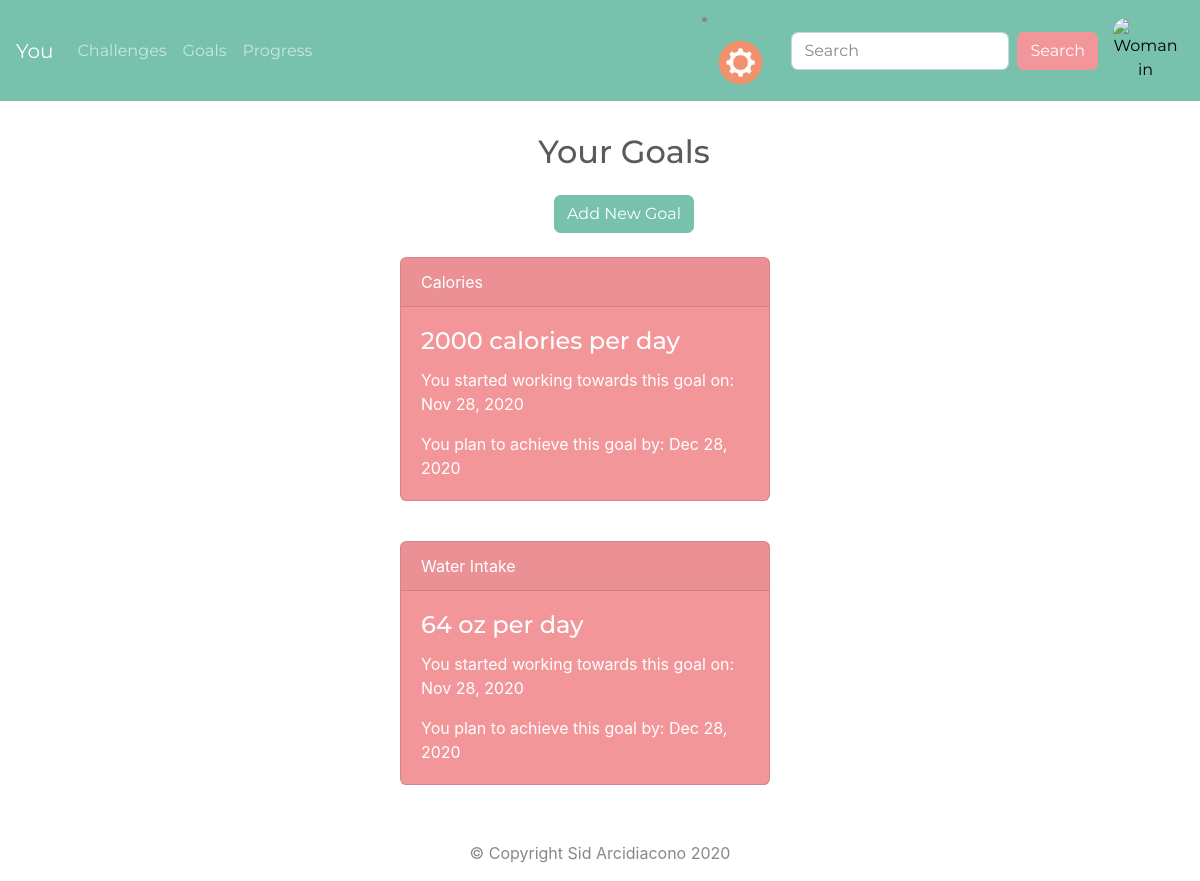
Page /goals (signed in) on the committed database.
### you_app/models.py (models this page shows, shortened)
class Goal(db.Model):
    id = db.Column(db.Integer, primary_key=True)
    category = db.Column(db.String(40), nullable=False)
    goal = db.Column(db.Integer, nullable=False, default=0)
    start_date = db.Column(db.DateTime, default=datetime.now)
    end_date = db.Column(db.DateTime, default=datetime.now)
    user_baseline = db.Column(db.Integer, default=0, nullable=False)
    daily_goal_percent = db.Column(db.Integer, default=0)
    percent_complete = db.Column(db.Integer, default=0)
    percentile_friends = db.Column(db.Integer, default=0)
    daily_expected_improvement = db.Column(db.Integer, default=0)
    set_daily_expected = db.Column(db.DateTime, default=date.today())
    daily_expected_intake = db.Column(db.Integer, default=0)
    user_id = db.Column(db.Integer, db.ForeignKey("user.id"))
    def daily_expected(self):
        days_to_accomplish = (self.end_date - self.start_date).days
        improvement_needed = self.goal - self.user_baseline
        if improvement_needed < 0:
            print(f"Negative improvement needed: {improvement_needed}")
            improvement_needed = self.user_baseline - self.goal
        self.daily_expected_improvement = math.ceil(
            improvement_needed / days_to_accomplish
        )
        return self.daily_expected_improvement
    def set_daily_expected_intake(self):
        if not self.daily_expected_intake:
            self.daily_expected_intake = (
                self.user_baseline + self.daily_expected_improvement
            )
        elif (
            datetime.strptime(str(date.today()), "%Y-%m-%d")
            - self.set_daily_expected
        ).days > 1 and self.daily_expected_intake:
            self.daily_expected_intake += self.daily_expected_improvement
        return self.daily_expected_intake

### you_app/goals/routes.py (the view)
@goal.route("/goals")
@login_required
def goals():
    goals = Goal.query.filter_by(user_id=current_user.id).all()
    for goal in goals:
        print(f"Funct call 1: {goal.daily_expected()}")
        print(f"Funct call 2: {goal.set_daily_expected_intake()}")
        db.session.commit()
    return render_template("goals.html", goals=goals)

### you_app/models.py (called while the page is built)
@login_manager.user_loader
def user_loader(user_id):
    return User.query.filter_by(id=user_id).first()

### you_app/templates/goals.html (shortened to what this page needs)
{% extends 'base.html' %}
{% block content %}
<div class="row w-100 justify-content-center m-4">
  <div class="col-md-6 justify-content-center text-center">
    <h2 class="mb-4">Your Goals</h2>
    <button type="button" class="btn btn-primary m-auto" id="start-modal-btn">Add New Goal</button>
  </div>
</div>
{% if goals %}
  {% for goal in goals %}
  <div class="row w-100">
    <div class="col-md-4 ml-auto mr-auto mb-4">
      <div class="card text-white bg-secondary mb-3">
        <div class="card-header">{{ goal.category }}</div>
        <div class="card-body">
        {% if goal.category == "Water Intake" %}
          <h4 class="card-title">{{ goal.goal }} oz per day</h4>
        {% elif goal.category == "Steps" %}
          <h4 class="card-title">{{ goal.goal }} steps per day</h4>
        {% elif goal.category == "Heart Rate" %}
          <h4 class="card-title">{{ goal.goal }} beats per minute</h4>
        {% elif goal.category == "Calories" %}
          <h4 class="card-title">{{ goal.goal }} calories per day</h4>
        {% elif goal.category == "Weight" %}
          <h4 class="card-title">{{ goal.goal }} lbs</h4>
        {% endif %}
          <p class="card-text">You started working towards this goal on: {{ goal.start_date.strftime('%b %d, %Y') }}</p>
          <p class="card-text">You plan to achieve this goal by: {{ goal.end_date.strftime('%b %d, %Y') }}</p>
        </div>
      </div>
    </div>
  </div>
  {% endfor %}
{% else %}
<div class="row w-100 justify-content-center">
  <div class="col-md-6 text-center">
    <h5 class="log-in-msg">You haven't added any goals yet. Try adding one!</h5>
  </div>
</div>
{% endif %}
{% endblock %}

### you_app/templates/base.html (shortened to what this page needs)
<!DOCTYPE html>
<html lang="en" dir="ltr">
<head>
  <link rel="stylesheet" href="{{ url_for('static', filename='css/bootstrap.css')}}">
  <link rel="stylesheet" href="{{ url_for('static', filename='css/styles.css')}}">
</head>
<body>
  <header>
    <nav class="navbar navbar-expand-lg navbar-dark bg-primary">
      <a class="navbar-brand navbar-item active" href="{{ url_for('main.homepage') }}">You</a>
      <div class="collapse navbar-collapse" id="navbarColor01">
        <ul class="navbar-nav mr-auto">
          <li class="nav-item">
            <a class="nav-link" href="{{ url_for('challenge.challenges') }}">Challenges</a>
          </li>
          <li class="nav-item">
            <a class="nav-link" href="{{ url_for('goal.goals') }}">Goals</a>
          </li>
          <li class="nav-item">
            <a class="nav-link" href="{{ url_for('progress.progress_page') }}">Progress</a>
          </li>
        </ul>
        <li class="nav-item dropdown">
          <a class="nav-link dropdown-toggle" data-toggle="dropdown" href="#" role="button" aria-haspopup="true" aria-expanded="false"><img src="{{ url_for('static', filename='assets/settings.png') }}" alt="Gear icon" id="settings-dropdown"></a>
        </li>
        <form class="form-inline my-2 my-lg-0">
          <input class="form-control mr-sm-2" type="text" placeholder="Search">
          <button class="btn btn-secondary my-2 my-sm-0" type="submit">Search</button>
        </form>
        {% if current_user.is_authenticated %}
        <button type="button" id="open-glance" class="img-btn"><img src="{{ url_for('static', filename='assets/default_profile_pic.jpg')}}" alt="Woman in fitness gear outside" class="profile-pic"></button>
        {% endif %}
      </div>
    </nav>
    <div class="row text-center w-100">
    </div>
  </header>
  {% block content %}{% endblock %}
  <footer class="page-footer font-small">
    <div class="footer-copyright text-center py-3">
      © Copyright Sid Arcidiacono 2020
    </div>
  </footer>
</body>
</html>

### you_app/static/css/styles.css (style rules this page uses)
.profile-pic { max-width: 65px; max-height: 65px; border-radius: 15px; }
.img-btn { background-color: transparent; border: none; padding-left: 15px; }
.img-btn img { width: 50px; height: 50px; }
#settings-dropdown { max-width: 45px; max-height: 45px; }

### rows in the picture
Goal: category "Calories", goal "2000", start_date "Nov 28, 2020", end_date "Dec 28, 2020"
Goal: category "Water Intake", goal "64", start_date "Nov 28, 2020", end_date "Dec 28, 2020"
